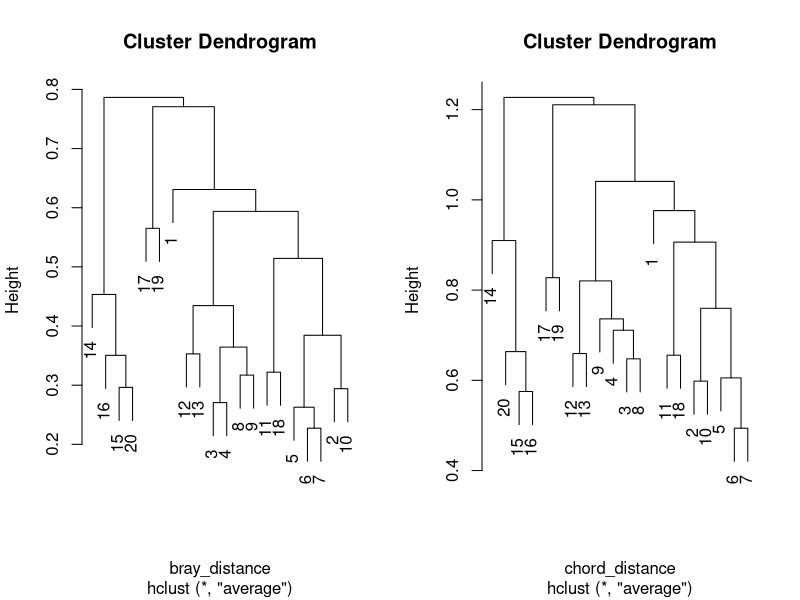
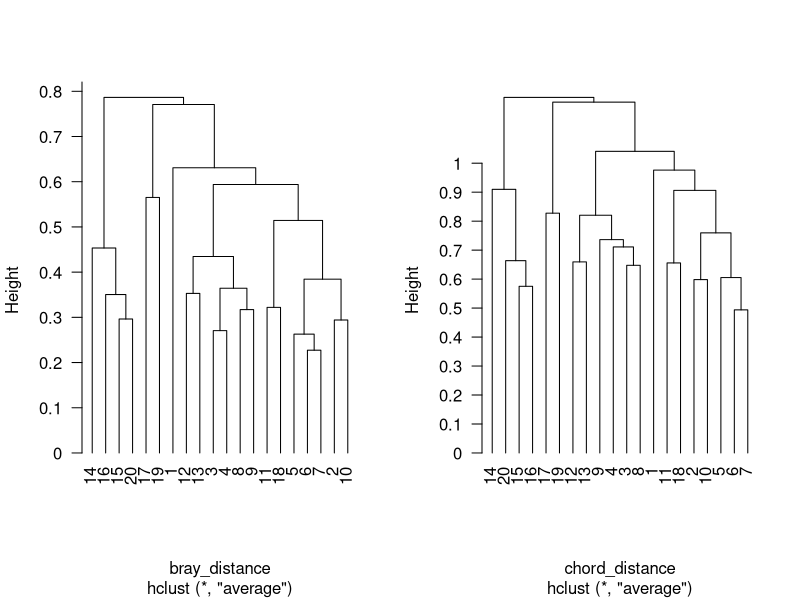

R code for these plots, in order:
library(vegan)
data(dune)
data(dune.env)
table(dune.env$Management)

bray_distance <- vegdist(dune)
# Chord distance, euclidean distance normalized to 1.
chord_distance <- dist(decostand(dune, "norm"))

library(cluster)
b_cluster <- hclust(bray_distance, method = "average")
c_cluster <- hclust(chord_distance, method = "average")

par(mfrow = c(1, 2))
plot(b_cluster)
plot(c_cluster)

par(mfrow = c(1, 1))

par(mfrow = c(1, 2))
plot(b_cluster, hang = -1, main = "", axes = F)
axis(2, at = seq(0, 1, 0.1), labels = seq(0, 1, 0.1), las = 2)
plot(c_cluster, hang = -1, main = "", axes = F)
axis(2, at = seq(0, 1, 0.1), labels = seq(0, 1, 0.1), las = 2)

par(mfrow = c(1, 1))
